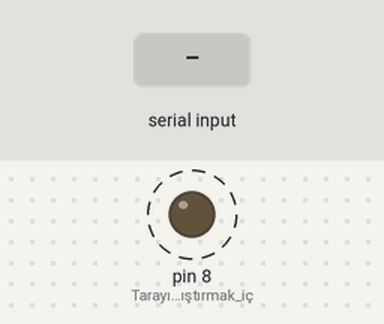
A sketch run on a simulated Arduino Uno, built with avr-gcc and run on an emulated ATmega328P. Shown: output pins drawn as LEDs (lit = HIGH). Dashed ring = blinking. The test bench sets the inputs (shaded band). What the sketch prints to the serial monitor is not drawn.

Above: at 1.5 s.
1.6 s: "1\n" received over Serial
Timing chart, 0 to 10.6 s (numbered marks = the images above; inputs shaded):
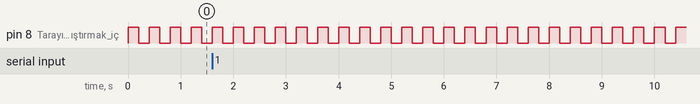

Measured:
- by itself, pin 8 (Tarayıcıyı_çalıştırmak_iç): alternates HIGH for 0.20 s and LOW for 0.20 s

The sketch:

QR-BARKOD-MODUL.ino
```cpp
String inputString = "";      // Tarayıcıdan gelen veriyi saklamak için değişken
String DataScanner = "";      // Veriyi işlemek için kullanılan değişken
bool stringComplete = false;  // Verinin tam olarak alınıp alınmadığını kontrol eden değişken

void setup() {
    pinMode(8, OUTPUT); // Tarayıcıyı çalıştırmak için kullanılan port
    // Seri haberleşmeyi başlat:
    Serial.begin(9600);
    while (!Serial) {
        ; // Seri portun bağlanmasını bekle. Sadece yerel USB portu için gerekli
    }
    // 200 karakterlik bir mesaj saklamak için değişkeni tanımla
    inputString.reserve(200);
}

void loop() {
    digitalWrite(8, HIGH);   // Yüksek lojik değeri gönder
    delay(200);              // 200 milisaniye bekle
    digitalWrite(8, LOW);    // Düşük lojik değeri gönder, bu bir anahtara basmak gibi tarayıcıyı çalıştırır
    delay(200);              // 200 milisaniye bekle

    // Tarayıcıdan veri alınıp alınmadığını kontrol et
    if (stringComplete) {

        if (DataScanner == "8859411300023\r\n") // Veri belirlenenle eşleşirse "OK" mesajını göster
        {
            Serial.println("OK");
            delay(1000);
        }
        else Serial.println("No Data"); // Veri eşleşmezse "No Data" mesajını göster

        // Yeni veri için değişkenleri temizle
        inputString = "";
        DataScanner = "";
        stringComplete = false;
    }
}

/*
  SerialEvent, donanım seri portunun RX hattına yeni veri geldiğinde gerçekleşir.
  Bu rutin, loop() her çalıştığında araya girer, bu nedenle loop içindeki delay
  komutu yanıt süresini geciktirebilir. Birden fazla bayt veri mevcut olabilir.
*/

void serialEvent() {
    while (Serial.available()) {
        // Yeni baytı al:
        char inChar = (char)Serial.read();
        // inputString'e ekle:
        inputString += inChar;
        // Okunan her karakteri anında ekrana yazdır:
        Serial.print(inChar);
        // Gelen karakter yeni bir satırsa, ana döngünün bu veriyle ilgili bir şey yapması için bir bayrak ayarla:
        if (inChar == '\n') {
            stringComplete = true;
            DataScanner = String(inputString);
        }
    }
}
```
